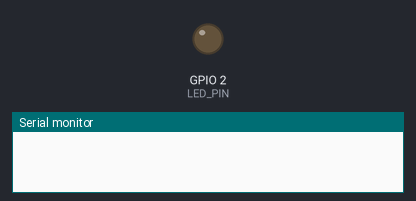
The program below on a simulated ESP32. Shown: output pins drawn as LEDs (lit = HIGH), the last lines printed to the serial monitor. WiFi joins after 1.5 s; servers stay silent unless stated.

Above: at 0.1 s.
At 1.6 s:
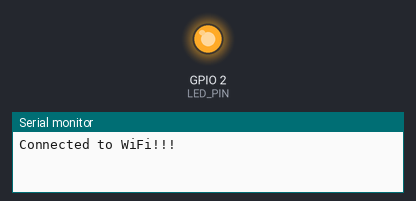
Timing chart, 0 to 3.1 s (numbered marks = the images above):
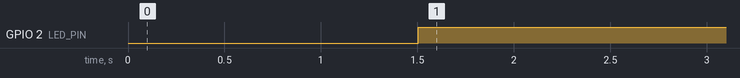

Measured:
- by itself, GPIO 2 (LED_PIN): LOW → HIGH at 1.5 s

The program:

main.cpp
```cpp
/* Connect to WiFi by blocking mode */

#include <Arduino.h>
#include <WiFiMulti.h>

#define LED_PIN 2
#define WIFI_SSID "Backyard"
#define WIFI_PASSWORD "Fahrenheit451!"

WiFiMulti wifiMulti;

void setup() {
  // put your setup code here, to run once:
  Serial.begin(115200);
  pinMode(LED_PIN, OUTPUT);

  wifiMulti.addAP(WIFI_SSID, WIFI_PASSWORD);

  while (wifiMulti.run() != WL_CONNECTED) {
    delay(100);
  }
  Serial.println("Connected to WiFi!!!");
}

void loop() {
  // put your main code here, to run repeatedly:

  digitalWrite(LED_PIN, WiFi.status() == WL_CONNECTED);
}
```
